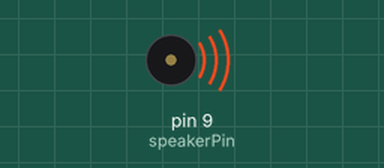
The sketch below on a simulated Arduino Uno, built with avr-gcc and run on an emulated ATmega328P. On the bench: buzzer (waves = sounding).

Above: at 0.5 s.
Timing chart, 0 to 4.6 s (numbered marks = the images above):
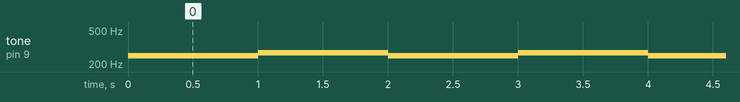

Measured:
- by itself, tone on pin 9 (speakerPin): alternates 270 Hz for 1.0 s and 250 Hz for 1.0 s

The sketch:

sounds_basic.ino
```cpp
int speakerPin = 9;

void setup() {
  // Nothing needed!
}

void loop() {
  tone(speakerPin, 250);
  delay(1000);

  tone(speakerPin, 270);
  delay(1000);


}
```
